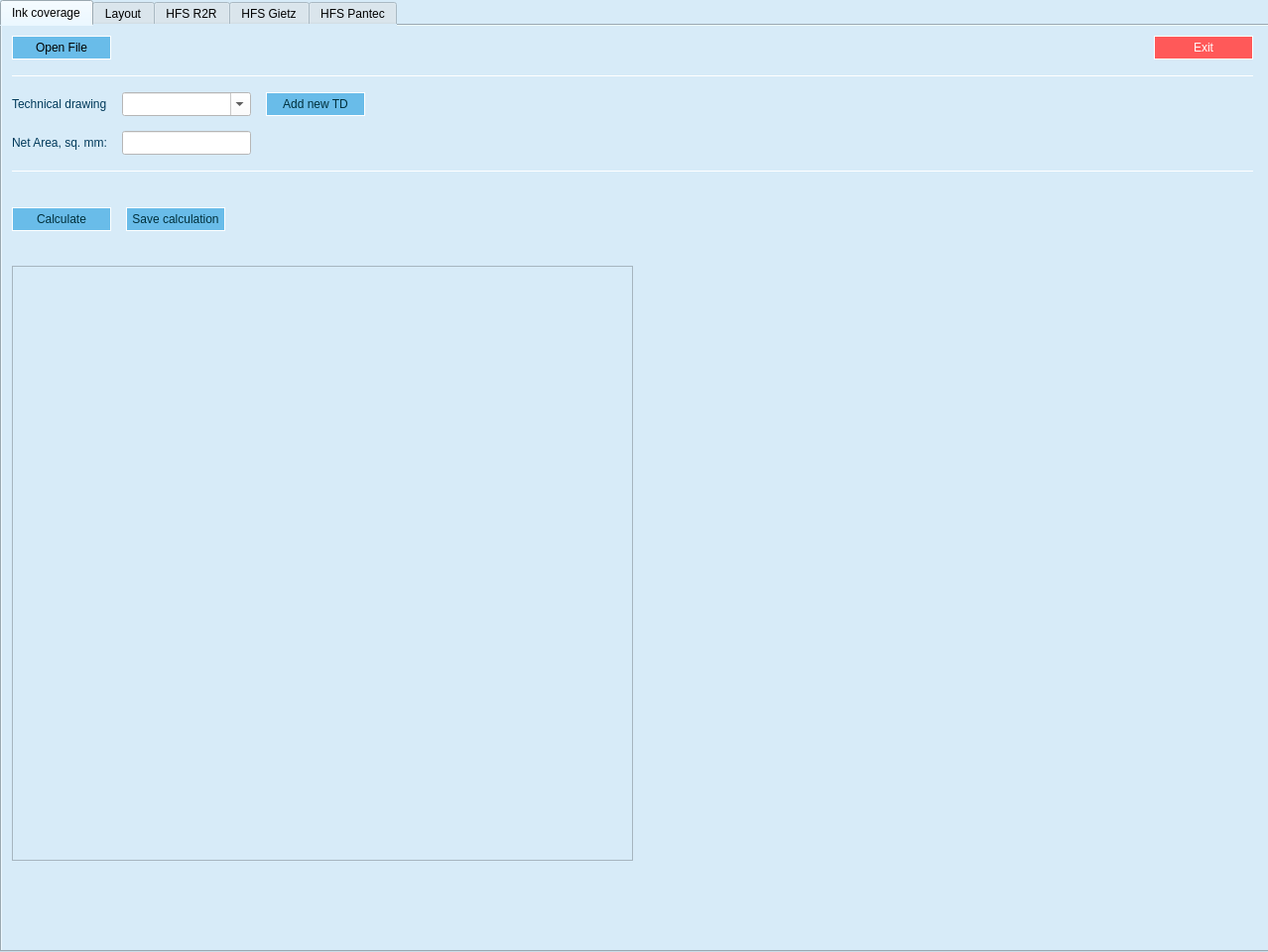
<?xml version="1.0" encoding="UTF-8"?>
<ui version="4.0">
 <class>Dialog</class>
 <widget class="QDialog" name="Dialog">
  <property name="geometry">
   <rect>
    <x>0</x>
    <y>0</y>
    <width>1278</width>
    <height>960</height>
   </rect>
  </property>
  <property name="windowTitle">
   <string>PD Calculators</string>
  </property>
  <widget class="QWidget" name="widget" native="true">
   <property name="geometry">
    <rect>
     <x>0</x>
     <y>0</y>
     <width>1280</width>
     <height>960</height>
    </rect>
   </property>
   <property name="styleSheet">
    <string notr="true">background-color: rgb(215, 235, 248);</string>
   </property>
   <widget class="QTabWidget" name="tabWidget">
    <property name="enabled">
     <bool>true</bool>
    </property>
    <property name="geometry">
     <rect>
      <x>0</x>
      <y>0</y>
      <width>1280</width>
      <height>960</height>
     </rect>
    </property>
    <property name="sizePolicy">
     <sizepolicy hsizetype="Fixed" vsizetype="Fixed">
      <horstretch>0</horstretch>
      <verstretch>0</verstretch>
     </sizepolicy>
    </property>
    <property name="minimumSize">
     <size>
      <width>100</width>
      <height>24</height>
     </size>
    </property>
    <property name="layoutDirection">
     <enum>Qt::LeftToRight</enum>
    </property>
    <property name="styleSheet">
     <string notr="true">background-color: #D7EBF8</string>
    </property>
    <property name="currentIndex">
     <number>0</number>
    </property>
    <widget class="QWidget" name="tab">
     <attribute name="title">
      <string>Ink coverage</string>
     </attribute>
     <widget class="QWidget" name="verticalLayoutWidget">
      <property name="geometry">
       <rect>
        <x>10</x>
        <y>10</y>
        <width>1251</width>
        <height>921</height>
       </rect>
      </property>
      <layout class="QVBoxLayout" name="verticalLayout">
       <property name="spacing">
        <number>15</number>
       </property>
       <item>
        <layout class="QHBoxLayout" name="horizontalLayout">
         <item>
          <widget class="QPushButton" name="open_button">
           <property name="sizePolicy">
            <sizepolicy hsizetype="Minimum" vsizetype="Minimum">
             <horstretch>0</horstretch>
             <verstretch>0</verstretch>
            </sizepolicy>
           </property>
           <property name="minimumSize">
            <size>
             <width>100</width>
             <height>24</height>
            </size>
           </property>
           <property name="styleSheet">
            <string notr="true">QPushButton {
     border: 1px solid #ffffff;
	background-color: #69BCE9;
}

QPushButton:hover {
	background-color: #AFD8F2;
}

QPushButton:pressed {
     background-color: #ffffff;
}</string>
           </property>
           <property name="text">
            <string>Open File</string>
           </property>
          </widget>
         </item>
         <item>
          <widget class="QLabel" name="load_message">
           <property name="sizePolicy">
            <sizepolicy hsizetype="MinimumExpanding" vsizetype="Fixed">
             <horstretch>0</horstretch>
             <verstretch>0</verstretch>
            </sizepolicy>
           </property>
           <property name="minimumSize">
            <size>
             <width>100</width>
             <height>24</height>
            </size>
           </property>
           <property name="styleSheet">
            <string notr="true">font: 10pt &quot;Segoe UI&quot;; color: rgb(0, 57, 90)</string>
           </property>
           <property name="text">
            <string/>
           </property>
          </widget>
         </item>
         <item>
          <spacer name="horizontalSpacer">
           <property name="orientation">
            <enum>Qt::Horizontal</enum>
           </property>
           <property name="sizeHint" stdset="0">
            <size>
             <width>40</width>
             <height>20</height>
            </size>
           </property>
          </spacer>
         </item>
         <item>
          <widget class="QPushButton" name="exit_button">
           <property name="sizePolicy">
            <sizepolicy hsizetype="Fixed" vsizetype="Minimum">
             <horstretch>0</horstretch>
             <verstretch>0</verstretch>
            </sizepolicy>
           </property>
           <property name="minimumSize">
            <size>
             <width>100</width>
             <height>24</height>
            </size>
           </property>
           <property name="palette">
            <palette>
             <active>
              <colorrole role="WindowText">
               <brush brushstyle="SolidPattern">
                <color alpha="255">
                 <red>255</red>
                 <green>255</green>
                 <blue>255</blue>
                </color>
               </brush>
              </colorrole>
              <colorrole role="Button">
               <brush brushstyle="SolidPattern">
                <color alpha="255">
                 <red>255</red>
                 <green>89</green>
                 <blue>89</blue>
                </color>
               </brush>
              </colorrole>
              <colorrole role="Text">
               <brush brushstyle="SolidPattern">
                <color alpha="255">
                 <red>255</red>
                 <green>255</green>
                 <blue>255</blue>
                </color>
               </brush>
              </colorrole>
              <colorrole role="ButtonText">
               <brush brushstyle="SolidPattern">
                <color alpha="255">
                 <red>255</red>
                 <green>255</green>
                 <blue>255</blue>
                </color>
               </brush>
              </colorrole>
              <colorrole role="Base">
               <brush brushstyle="SolidPattern">
                <color alpha="255">
                 <red>255</red>
                 <green>89</green>
                 <blue>89</blue>
                </color>
               </brush>
              </colorrole>
              <colorrole role="Window">
               <brush brushstyle="SolidPattern">
                <color alpha="255">
                 <red>255</red>
                 <green>89</green>
                 <blue>89</blue>
                </color>
               </brush>
              </colorrole>
              <colorrole role="PlaceholderText">
               <brush brushstyle="SolidPattern">
                <color alpha="255">
                 <red>255</red>
                 <green>255</green>
                 <blue>255</blue>
                </color>
               </brush>
              </colorrole>
             </active>
             <inactive>
              <colorrole role="WindowText">
               <brush brushstyle="SolidPattern">
                <color alpha="255">
                 <red>255</red>
                 <green>255</green>
                 <blue>255</blue>
                </color>
               </brush>
              </colorrole>
              <colorrole role="Button">
               <brush brushstyle="SolidPattern">
                <color alpha="255">
                 <red>255</red>
                 <green>89</green>
                 <blue>89</blue>
                </color>
               </brush>
              </colorrole>
              <colorrole role="Text">
               <brush brushstyle="SolidPattern">
                <color alpha="255">
                 <red>255</red>
                 <green>255</green>
                 <blue>255</blue>
                </color>
               </brush>
              </colorrole>
              <colorrole role="ButtonText">
               <brush brushstyle="SolidPattern">
                <color alpha="255">
                 <red>255</red>
                 <green>255</green>
                 <blue>255</blue>
                </color>
               </brush>
              </colorrole>
              <colorrole role="Base">
               <brush brushstyle="SolidPattern">
                <color alpha="255">
                 <red>255</red>
                 <green>89</green>
                 <blue>89</blue>
                </color>
               </brush>
              </colorrole>
              <colorrole role="Window">
               <brush brushstyle="SolidPattern">
                <color alpha="255">
                 <red>255</red>
                 <green>89</green>
                 <blue>89</blue>
                </color>
               </brush>
              </colorrole>
              <colorrole role="PlaceholderText">
               <brush brushstyle="SolidPattern">
                <color alpha="255">
                 <red>255</red>
                 <green>255</green>
                 <blue>255</blue>
                </color>
               </brush>
              </colorrole>
             </inactive>
             <disabled>
              <colorrole role="WindowText">
               <brush brushstyle="SolidPattern">
                <color alpha="255">
                 <red>255</red>
                 <green>255</green>
                 <blue>255</blue>
                </color>
               </brush>
              </colorrole>
              <colorrole role="Button">
               <brush brushstyle="SolidPattern">
                <color alpha="255">
                 <red>255</red>
                 <green>89</green>
                 <blue>89</blue>
                </color>
               </brush>
              </colorrole>
              <colorrole role="Text">
               <brush brushstyle="SolidPattern">
                <color alpha="255">
                 <red>255</red>
                 <green>255</green>
                 <blue>255</blue>
                </color>
               </brush>
              </colorrole>
              <colorrole role="ButtonText">
               <brush brushstyle="SolidPattern">
                <color alpha="255">
                 <red>255</red>
                 <green>255</green>
                 <blue>255</blue>
                </color>
               </brush>
              </colorrole>
              <colorrole role="Base">
               <brush brushstyle="SolidPattern">
                <color alpha="255">
                 <red>255</red>
                 <green>89</green>
                 <blue>89</blue>
                </color>
               </brush>
              </colorrole>
              <colorrole role="Window">
               <brush brushstyle="SolidPattern">
                <color alpha="255">
                 <red>255</red>
                 <green>89</green>
                 <blue>89</blue>
                </color>
               </brush>
              </colorrole>
              <colorrole role="PlaceholderText">
               <brush brushstyle="SolidPattern">
                <color alpha="255">
                 <red>255</red>
                 <green>255</green>
                 <blue>255</blue>
                </color>
               </brush>
              </colorrole>
             </disabled>
            </palette>
           </property>
           <property name="styleSheet">
            <string notr="true">QPushButton {
    border: 1px solid #ffffff;
	background-color: #ff5959;
	font: 700 9pt &quot;Segoe UI&quot;; color: #ffffff;
}


QPushButton:hover {
	background-color: #ff8787;
	font: 700 9pt &quot;Segoe UI&quot;; color: #ffffff;
}

QPushButton:pressed {
    background-color: #ffcdcd;
	font: 700 9pt &quot;Segoe UI&quot;; color: #ffffff;
}</string>
           </property>
           <property name="text">
            <string>Exit</string>
           </property>
          </widget>
         </item>
        </layout>
       </item>
       <item>
        <widget class="Line" name="line">
         <property name="sizePolicy">
          <sizepolicy hsizetype="Expanding" vsizetype="Fixed">
           <horstretch>0</horstretch>
           <verstretch>0</verstretch>
          </sizepolicy>
         </property>
         <property name="styleSheet">
          <string notr="true">color: rgb(255, 255, 255);</string>
         </property>
         <property name="frameShadow">
          <enum>QFrame::Plain</enum>
         </property>
         <property name="orientation">
          <enum>Qt::Horizontal</enum>
         </property>
        </widget>
       </item>
       <item>
        <layout class="QHBoxLayout" name="horizontalLayout_2">
         <item>
          <widget class="QLabel" name="td_label">
           <property name="sizePolicy">
            <sizepolicy hsizetype="Fixed" vsizetype="Fixed">
             <horstretch>0</horstretch>
             <verstretch>0</verstretch>
            </sizepolicy>
           </property>
           <property name="minimumSize">
            <size>
             <width>0</width>
             <height>24</height>
            </size>
           </property>
           <property name="styleSheet">
            <string notr="true">font: 10pt &quot;Segoe UI&quot;; color: rgb(0, 57, 90)</string>
           </property>
           <property name="text">
            <string>Technical drawing</string>
           </property>
          </widget>
         </item>
         <item>
          <widget class="QComboBox" name="technical_drawing">
           <property name="sizePolicy">
            <sizepolicy hsizetype="Fixed" vsizetype="Fixed">
             <horstretch>0</horstretch>
             <verstretch>0</verstretch>
            </sizepolicy>
           </property>
           <property name="minimumSize">
            <size>
             <width>130</width>
             <height>24</height>
            </size>
           </property>
           <property name="styleSheet">
            <string notr="true">background-color: rgb(255, 255, 255);</string>
           </property>
           <property name="editable">
            <bool>true</bool>
           </property>
           <property name="currentText">
            <string/>
           </property>
           <property name="placeholderText">
            <string/>
           </property>
           <item>
            <property name="text">
             <string/>
            </property>
           </item>
          </widget>
         </item>
         <item>
          <widget class="QPushButton" name="add_td_button">
           <property name="sizePolicy">
            <sizepolicy hsizetype="Fixed" vsizetype="Minimum">
             <horstretch>0</horstretch>
             <verstretch>0</verstretch>
            </sizepolicy>
           </property>
           <property name="minimumSize">
            <size>
             <width>100</width>
             <height>24</height>
            </size>
           </property>
           <property name="styleSheet">
            <string notr="true">QPushButton {
    border: 1px solid #ffffff;
	background-color: #69BCE9;
	color: #00303C
}

QPushButton:hover {
	background-color: #AFD8F2;
	color: #00303C
}

QPushButton:pressed {
    background-color: #ffffff;
	color: #00303C
}</string>
           </property>
           <property name="text">
            <string>Add new TD</string>
           </property>
          </widget>
         </item>
         <item>
          <spacer name="horizontalSpacer_2">
           <property name="orientation">
            <enum>Qt::Horizontal</enum>
           </property>
           <property name="sizeHint" stdset="0">
            <size>
             <width>40</width>
             <height>20</height>
            </size>
           </property>
          </spacer>
         </item>
        </layout>
       </item>
       <item>
        <layout class="QHBoxLayout" name="horizontalLayout_3">
         <item>
          <widget class="QLabel" name="net_area_label">
           <property name="sizePolicy">
            <sizepolicy hsizetype="Fixed" vsizetype="Fixed">
             <horstretch>0</horstretch>
             <verstretch>0</verstretch>
            </sizepolicy>
           </property>
           <property name="minimumSize">
            <size>
             <width>0</width>
             <height>24</height>
            </size>
           </property>
           <property name="styleSheet">
            <string notr="true">font: 10pt &quot;Segoe UI&quot;; color: rgb(0, 57, 90)</string>
           </property>
           <property name="text">
            <string>Net Area, sq. mm:</string>
           </property>
          </widget>
         </item>
         <item>
          <widget class="QLineEdit" name="net_area">
           <property name="sizePolicy">
            <sizepolicy hsizetype="Fixed" vsizetype="Fixed">
             <horstretch>0</horstretch>
             <verstretch>0</verstretch>
            </sizepolicy>
           </property>
           <property name="minimumSize">
            <size>
             <width>130</width>
             <height>24</height>
            </size>
           </property>
           <property name="styleSheet">
            <string notr="true">background-color: rgb(255, 255, 255);</string>
           </property>
           <property name="text">
            <string/>
           </property>
          </widget>
         </item>
         <item>
          <spacer name="horizontalSpacer_3">
           <property name="orientation">
            <enum>Qt::Horizontal</enum>
           </property>
           <property name="sizeHint" stdset="0">
            <size>
             <width>40</width>
             <height>20</height>
            </size>
           </property>
          </spacer>
         </item>
        </layout>
       </item>
       <item>
        <widget class="Line" name="line_2">
         <property name="sizePolicy">
          <sizepolicy hsizetype="Expanding" vsizetype="Fixed">
           <horstretch>0</horstretch>
           <verstretch>0</verstretch>
          </sizepolicy>
         </property>
         <property name="styleSheet">
          <string notr="true">color: rgb(255, 255, 255);</string>
         </property>
         <property name="frameShadow">
          <enum>QFrame::Plain</enum>
         </property>
         <property name="orientation">
          <enum>Qt::Horizontal</enum>
         </property>
        </widget>
       </item>
       <item>
        <layout class="QHBoxLayout" name="horizontalLayout_5">
         <property name="topMargin">
          <number>20</number>
         </property>
         <property name="bottomMargin">
          <number>20</number>
         </property>
         <item>
          <widget class="QPushButton" name="calculate_button_inks">
           <property name="enabled">
            <bool>true</bool>
           </property>
           <property name="sizePolicy">
            <sizepolicy hsizetype="Fixed" vsizetype="Minimum">
             <horstretch>0</horstretch>
             <verstretch>0</verstretch>
            </sizepolicy>
           </property>
           <property name="minimumSize">
            <size>
             <width>100</width>
             <height>24</height>
            </size>
           </property>
           <property name="toolTip">
            <string>Calculate ink coverage</string>
           </property>
           <property name="styleSheet">
            <string notr="true">QPushButton {
    border: 1px solid #ffffff;
	background-color: #69BCE9;
	color: #00303C
}

QPushButton:hover {
	background-color: #AFD8F2;
	color: #00303C
}

QPushButton:pressed {
    background-color: #ffffff;
	color: #00303C
}</string>
           </property>
           <property name="text">
            <string>Calculate</string>
           </property>
          </widget>
         </item>
         <item>
          <widget class="QPushButton" name="save_calc_button_inks">
           <property name="enabled">
            <bool>true</bool>
           </property>
           <property name="sizePolicy">
            <sizepolicy hsizetype="Fixed" vsizetype="Minimum">
             <horstretch>0</horstretch>
             <verstretch>0</verstretch>
            </sizepolicy>
           </property>
           <property name="minimumSize">
            <size>
             <width>100</width>
             <height>24</height>
            </size>
           </property>
           <property name="styleSheet">
            <string notr="true">QPushButton {
    border: 1px solid #ffffff;
	background-color: #69BCE9;
	color: #00303C
}

QPushButton:hover {
	background-color: #AFD8F2;
	color: #00303C
}

QPushButton:pressed {
    background-color: #ffffff;
	color: #00303C
}</string>
           </property>
           <property name="text">
            <string>Save calculation</string>
           </property>
          </widget>
         </item>
         <item>
          <spacer name="horizontalSpacer_5">
           <property name="orientation">
            <enum>Qt::Horizontal</enum>
           </property>
           <property name="sizeHint" stdset="0">
            <size>
             <width>40</width>
             <height>20</height>
            </size>
           </property>
          </spacer>
         </item>
        </layout>
       </item>
       <item>
        <layout class="QHBoxLayout" name="horizontalLayout_4">
         <item>
          <widget class="QTableView" name="result_table_inks">
           <property name="sizePolicy">
            <sizepolicy hsizetype="Expanding" vsizetype="Minimum">
             <horstretch>0</horstretch>
             <verstretch>0</verstretch>
            </sizepolicy>
           </property>
           <property name="minimumSize">
            <size>
             <width>0</width>
             <height>600</height>
            </size>
           </property>
           <property name="styleSheet">
            <string notr="true">QHeaderView:section { color:#00303C; background-color:#D7EBF8; }
QTableCornerButton:section { background-color:#D7EBF8; }</string>
           </property>
          </widget>
         </item>
         <item>
          <spacer name="horizontalSpacer_4">
           <property name="orientation">
            <enum>Qt::Horizontal</enum>
           </property>
           <property name="sizeHint" stdset="0">
            <size>
             <width>40</width>
             <height>20</height>
            </size>
           </property>
          </spacer>
         </item>
        </layout>
       </item>
       <item>
        <spacer name="verticalSpacer">
         <property name="orientation">
          <enum>Qt::Vertical</enum>
         </property>
         <property name="sizeHint" stdset="0">
          <size>
           <width>20</width>
           <height>40</height>
          </size>
         </property>
        </spacer>
       </item>
      </layout>
     </widget>
    </widget>
    <widget class="QWidget" name="tab_5">
     <property name="enabled">
      <bool>false</bool>
     </property>
     <attribute name="title">
      <string>Layout</string>
     </attribute>
    </widget>
    <widget class="QWidget" name="tab_2">
     <property name="enabled">
      <bool>false</bool>
     </property>
     <attribute name="title">
      <string>HFS R2R</string>
     </attribute>
    </widget>
    <widget class="QWidget" name="tab_3">
     <property name="enabled">
      <bool>false</bool>
     </property>
     <attribute name="title">
      <string>HFS Gietz</string>
     </attribute>
    </widget>
    <widget class="QWidget" name="tab_4">
     <property name="enabled">
      <bool>false</bool>
     </property>
     <attribute name="title">
      <string>HFS Pantec</string>
     </attribute>
    </widget>
   </widget>
  </widget>
 </widget>
 <resources/>
 <connections/>
</ui>
